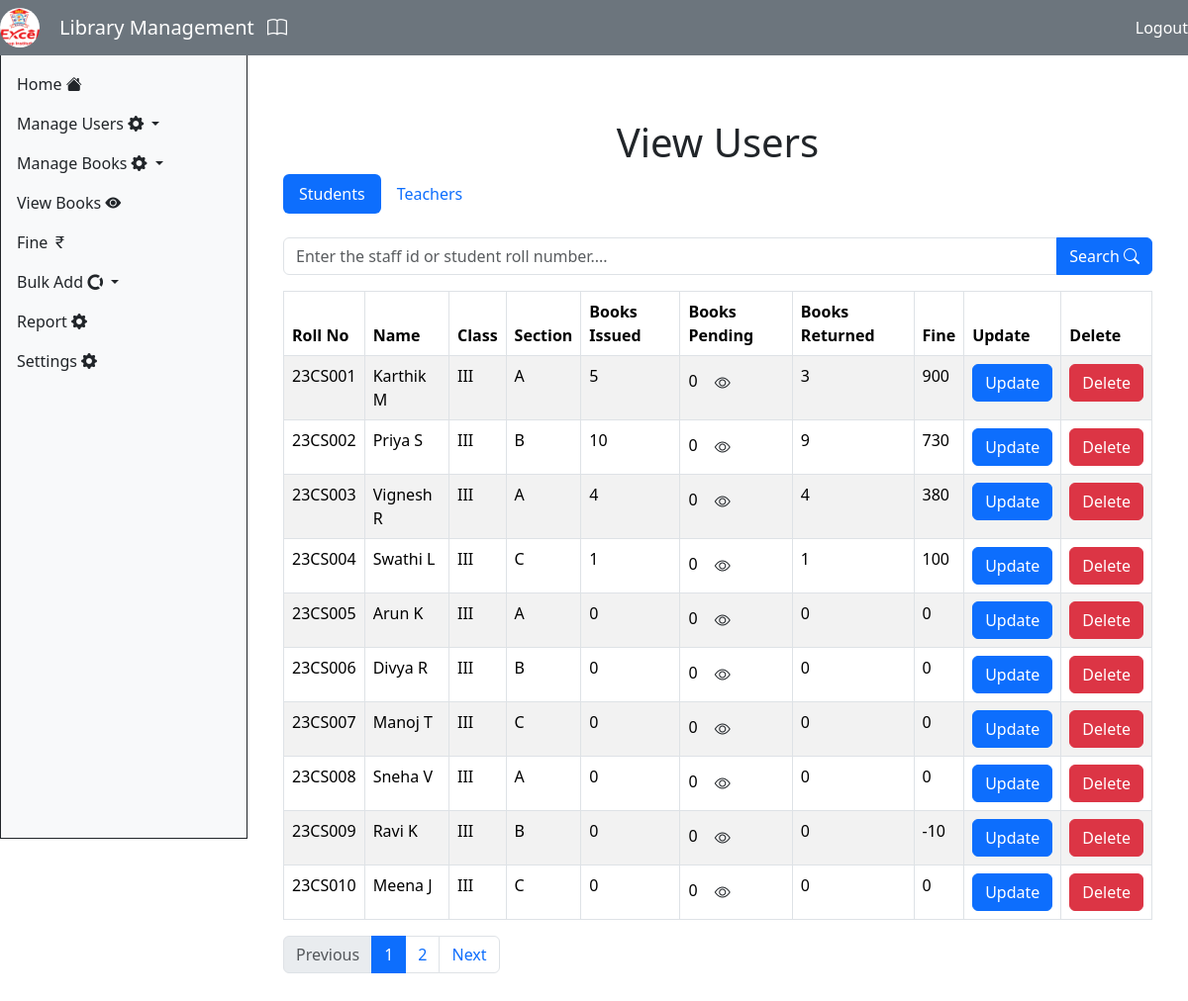
The app's page /view_users/ (signed in) with its own data.
### Library/models.py (models this page shows, shortened)
class Students(models.Model):
    name = models.CharField(max_length=100)
    roll_no = models.CharField(max_length=10)
    class_id = models.CharField(max_length=10)
    section =  models.CharField(max_length=10)
    books_issued = models.IntegerField(default=0)
    books_returned = models.IntegerField(default=0)
    books_pending = models.IntegerField(default=0)
    issued_books = GenericRelation('IssuedBooks', content_type_field='content_type', object_id_field='object_id')
    fine = models.IntegerField(default=0)

### Library/views.py (the view)
# urls.py: path('view_users/', viewUsers, name='view_users'),
@login_required(login_url='login')
def viewUsers(request):
    students_list = Students.objects.all()
    teachers_list = Teacher.objects.all()
    student_ct = ContentType.objects.get_for_model(Students)
    teacher_ct = ContentType.objects.get_for_model(Teacher)
    student_paginator = Paginator(students_list, 10)
    teacher_paginator = Paginator(teachers_list, 10)
    for student in students_list:
        issued = IssuedBooks.objects.filter(content_type=student_ct, object_id=student.id)
        returned = ReturnedBooks.objects.filter(content_type=student_ct, object_id=student.id)
        returned_ids = [r.book.id for r in returned]
        student.pending_books = [b.book for b in issued if b.book.id not in returned_ids]
        reissued_books = [b.book for b in issued if b.book.id in returned_ids]
        student.pending_books.extend(reissued_books)
        student.pending_books_count = len(student.pending_books)
        student.pending_books = list(set(student.pending_books))
        student.book_detail = Accession_No.objects.filter(book_id__in=[b.id for b in student.pending_books])
    for teacher in teachers_list:
        issued = IssuedBooks.objects.filter(content_type=teacher_ct, object_id=teacher.id)
        returned = ReturnedBooks.objects.filter(content_type=teacher_ct, object_id=teacher.id)
        returned_ids = [r.book.id for r in returned]
        teacher.pending_books = [b.book for b in issued if b.book.id not in returned_ids]
        teacher.pending_books_count = len(teacher.pending_books)
        reissued_books = [b.book for b in issued if b.book.id in returned_ids]
        teacher.pending_books.extend(reissued_books)
        teacher.pending_books = list(set(teacher.pending_books))
        teacher.book_detail = Accession_No.objects.filter(book_id__in=[b.id for b in teacher.pending_books])
    students = student_paginator.get_page(request.GET.get('student_page'))
    teachers = teacher_paginator.get_page(request.GET.get('teacher_page'))
    context = {
        'students': students,
        'teachers': teachers,
    }
    return render(request, 'viewusers.html', context)

### Library/context_processors.py (called while the page is built)
def logo_context(request):
    setting = Setting.objects.first()
    return {
        'logo': setting.logo if setting else None
    }

### Library/templates/viewusers.html (shortened to what this page needs)
{% extends 'base.html' %}
{% block content %}
<div class="container mt-5">
    <h1 class="text-center">View Users</h1>
    <ul class="nav nav-pills" id="userTabs" role="tablist">
        <li class="nav-item" role="presentation">
            <a class="nav-link {% if request.GET.tab != 'teacher' and not searched_teacher %}active{% endif %}" id="student-tab" data-bs-toggle="pill" href="#studentFields" role="tab">Students</a>
        </li>
        <li class="nav-item" role="presentation">
            <a class="nav-link {% if request.GET.tab == 'teacher' or searched_teacher %}active{% endif %}" id="teacher-tab" data-bs-toggle="pill" href="#teacherFields" role="tab">Teachers</a>
        </li>
    </ul>
    <div class="tab-content mt-4" id="userTabsContent">
        <form action="{% url 'search_user'%}" method="post">
            <div class="input-group mb-3">
                <input type="text" class="form-control" name="userID" placeholder="Enter the staff id or student roll number...." required>
                <button type="submit" class="btn btn-primary">Search <i class="bi bi-search"></i></button>
            </div>
        </form>
        <div class="tab-pane fade {% if request.GET.tab != 'teacher' and not searched_teacher %}show active{% endif %}" id="studentFields" role="tabpanel">
            <table class="table table-bordered table-striped">
                <thead>
                    <tr>
                        <th>Roll No</th>
                        <th>Name</th>
                        <th>Class</th>
                        <th>Section</th>
                        <th>Books Issued</th>
                        <th>Books Pending</th>
                        <th>Books Returned</th>
                        <th>Fine</th>
                        <th>Update</th>
                        <th>Delete</th>
                    </tr>
                </thead>
                <tbody>
                    {% if searched_student %}
                    <tr>
                        <td>{{ searched_student.roll_no }}</td>
                        <td>{{ searched_student.name }}</td>
                        <td>{{ searched_student.class_id }}</td>
                        <td>{{ searched_student.section }}</td>
                        <td>{{ searched_student.books_issued }} </td>
                        <td>{{ searched_student.pending_books_count }} <button class="btn" data-bs-toggle="modal" data-bs-target="#issuedBooks{{searched_student.roll_no}}"><i class="bi bi-eye"></i></button></td>
                        <td>{{ searched_student.books_returned }}</td>
                        <td>{{searched_student.fine}}</td>
                        <td><button class="btn btn-primary" data-bs-toggle="modal" data-bs-target="#editUserModal{{ searched_student.id }}">Update</button></td>
                        <td><a href="{% url 'delete_user' 'student' searched_student.id %}" class="btn btn-danger">Delete</a></td>
                    </tr>
                    <div class="modal" id="issuedBooks{{searched_student.roll_no}}">
                        <div class="modal-dialog">
                            <div class="modal-content">
                                <div class="modal-header">
                                    <h1 class="modal-title">Issued Books</h1>
                                    <button type="button" class="btn-close" data-bs-dismiss="modal"></button>
                                </div>
                                <div class="modal-body">
                                    {% for book in searched_student.pending_books %}
                                    <li>{{ book.book_id.title }} ({{book.accession_no}})</li>
                                {% empty %}
                                    <li>No books issued</li>
                                {% endfor %}                                    </div>
                            </div>
                        </div>
                    </div>
                    <div class="modal" id="iss">
                    </div>
                    <div class="modal" id="editUserModal{{ searched_student.id }}" aria-hidden="true">
                        <div class="modal-dialog">
                            <div class="modal-content">
                                <form method="post" action="{% url 'update_user' 'student' searched_student.id %}">
                                    {% csrf_token %}
                                    <div class="modal-header">
                                        <h1 class="modal-title">Edit User</h1>
                                        <button type="button" class="btn-close" data-bs-dismiss="modal"></button>
                                    </div>
                                    <div class="modal-body">
                                        <div class="mb-3"><label>Name</label><input type="text" name="name" class="form-control" value="{{searched_student.name }}"></div>
                                        <div class="mb-3"><label>Class</label><input type="text" name="class_id" class="form-control" value="{{searched_student.class_id }}"></div>
                                        <div class="mb-3"><label>Section</label><input type="text" name="section" class="form-control" value="{{searched_student.section }}"></div>
                                        <div class="mb-3"><label>Roll No</label><input type="text" name="roll_no" class="form-control" value="{{searched_student.roll_no }}"></div>
                                    </div>
                                    <div class="modal-footer">
                                        <button type="button" class="btn btn-secondary" data-bs-dismiss="modal">Close</button>
                                        <button type="submit" class="btn btn-primary">Confirm</button>
                                    </div>
                                </form>
                            </div>
                        </div>
                    </div>
                    {% elif students %}
                    {% for user in students %}
                    <tr>
                        <td>{{ user.roll_no }}</td>
                        <td>{{ user.name }}</td>
                        <td>{{ user.class_id }}</td>
                        <td>{{ user.section }}</td>
                        <td>{{ user.books_issued }}</td>
                        <td>{{ user.pending_books_count }}  <button class="btn" data-bs-toggle="modal" data-bs-target="#issuedBooks{{user.roll_no}}"><i class="bi bi-eye"></i></button></td>
                        <td>{{ user.books_returned }}</td>
                        <td>{{user.fine}}</td>
                        <td><button class="btn btn-primary" data-bs-toggle="modal" data-bs-target="#editUserModal{{ user.id }}">Update</button></td>
                        <td><a href="{% url 'delete_user' 'student' user.id %}" class="btn btn-danger">Delete</a></td>
                    </tr>
                    {% endfor %}
                    {% else %}
                    <tr><td colspan="9" class="text-center">No users found.</td></tr>
                    {% endif %}
                </tbody>
            </table>
            <nav>
                <ul class="pagination">
                    {% if students.has_previous %}
                        <li class="page-item"><a class="page-link" href="?student_page={{ students.previous_page_number }}">Previous</a></li>
                    {% else %}
                        <li class="page-item disabled"><span class="page-link">Previous</span></li>
                    {% endif %}
                    {% for num in students.paginator.page_range %}
                        {% if students.number == num %}
                            <li class="page-item active"><span class="page-link">{{ num }}</span></li>
                        {% else %}
                            <li class="page-item"><a class="page-link" href="?student_page={{ num }}">{{ num }}</a></li>
                        {% endif %}
                    {% endfor %}
                    {% if students.has_next %}
                        <li class="page-item"><a class="page-link" href="?student_page={{ students.next_page_number }}">Next</a></li>
                    {% else %}
                        <li class="page-item disabled"><span class="page-link">Next</span></li>
                    {% endif %}
                </ul>
            </nav>
        </div>
    </div>
</div>
{% endblock %}

### records on screen
Students: roll_no "23CS001", name "Karthik M", class_id "III", section "A", books_issued "5", pending_books_count "0", books_returned "3", fine "900"
Students: roll_no "23CS002", name "Priya S", class_id "III", section "B", books_issued "10", pending_books_count "0", books_returned "9", fine "730"
Students: roll_no "23CS003", name "Vignesh R", class_id "III", section "A", books_issued "4", pending_books_count "0", books_returned "4", fine "380"
Students: roll_no "23CS004", name "Swathi L", class_id "III", section "C", books_issued "1", pending_books_count "0", books_returned "1", fine "100"
Students: roll_no "23CS005", name "Arun K", class_id "III", section "A", books_issued "0", pending_books_count "0", books_returned "0", fine "0"
Students: roll_no "23CS006", name "Divya R", class_id "III", section "B", books_issued "0", pending_books_count "0", books_returned "0", fine "0"
Students: roll_no "23CS007", name "Manoj T", class_id "III", section "C", books_issued "0", pending_books_count "0", books_returned "0", fine "0"
Students: roll_no "23CS008", name "Sneha V", class_id "III", section "A", books_issued "0", pending_books_count "0", books_returned "0", fine "0"
Students: roll_no "23CS009", name "Ravi K", class_id "III", section "B", books_issued "0", pending_books_count "0", books_returned "0", fine "-10"
Students: roll_no "23CS010", name "Meena J", class_id "III", section "C", books_issued "0", pending_books_count "0", books_returned "0", fine "0"

### other values on screen
{{ num }} "1"
{{ num }} "2"
